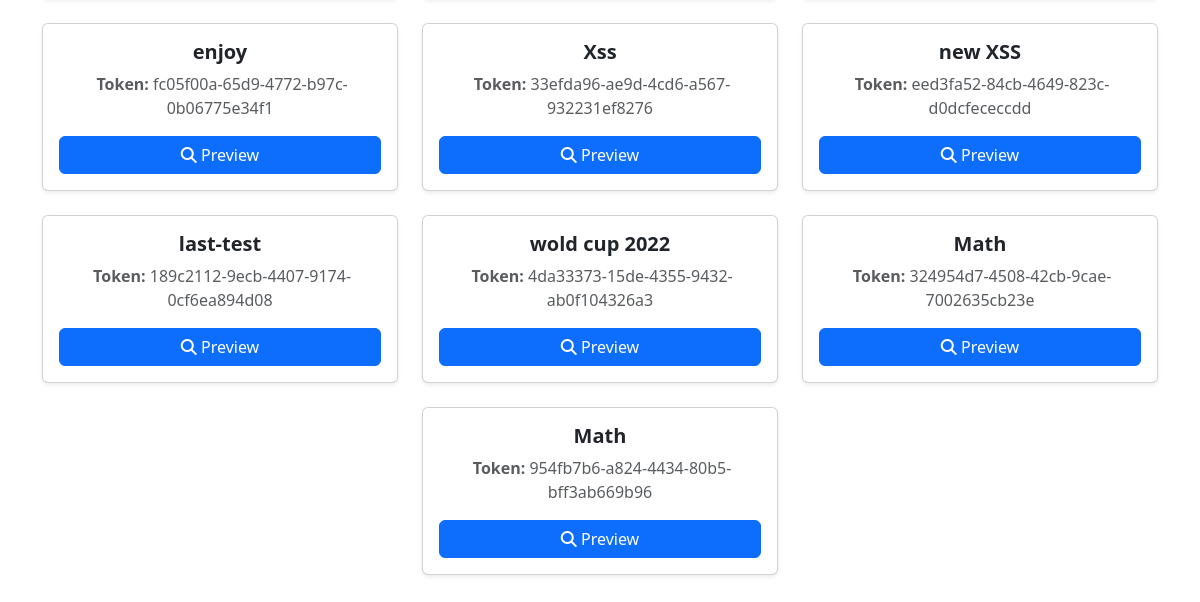
/past (signed in, lower part), run on an earlier commit of the app's database.
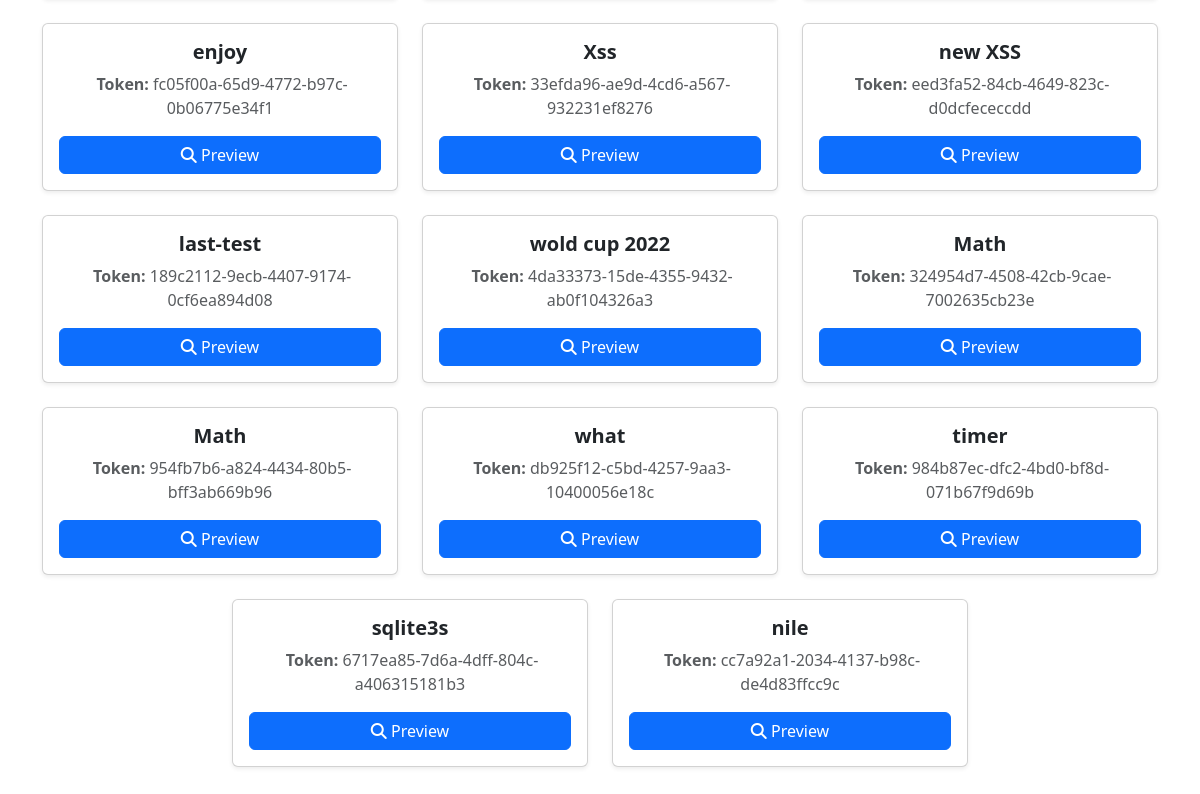
And on a later commit of the database.
### tables this page shows
CREATE TABLE exams (
    id INTEGER PRIMARY KEY AUTOINCREMENT,
    name TEXT NOT NULL,
    created_by INTEGER NOT NULL,
    time_limit INTEGER, token TEXT, -- بالدقايق
    FOREIGN KEY (created_by) REFERENCES users(id)
);

### app.py (the view)
@app.route("/past", methods=["GET", "POST"])
@login_required
@teacher_required
def past():
    exam = query_db("SELECT * FROM exams WHERE created_by = ?", (session["user_id"],))
    return render_template("past.html", exam=exam)

### app.py (called while the page is built)
def query_db(query, args=(), one=False, commit=False):
    conn = sqlite3.connect("exams.db")
    conn.row_factory = sqlite3.Row
    cur = conn.cursor()
    cur.execute(query, args)
    if commit:
        conn.commit()
        conn.close()
        return cur.lastrowid
    rv = cur.fetchall()
    conn.close()
    return (rv[0] if rv else None) if one else [dict(row) for row in rv]

### helpers.py (called while the page is built)
def login_required(f):
    @wraps(f)
    def decorated_function(*args, **kwargs):
        if session.get("user_id") is None:
            return redirect("/login")
        return f(*args, **kwargs)
    return decorated_function

def teacher_required(f):
    @wraps(f)
    def decorated_function(*args, **kwargs):
        db.execute("SELECT role FROM users WHERE id = ?", (session.get("user_id"),))
        who = db.fetchone()
        if not who:
            return redirect("/login")
        if who["role"].lower() == "student":
            return redirect("/index")
        return f(*args, **kwargs)
    return decorated_function

### templates/past.html (shortened to what this page needs)
{% extends "layout.html" %}
{% block main %}
<div class="container py-5">
  {% if exam|length == 0 %}
  <div class="alert alert-info text-center" role="alert">
    No past exams found. Create a new one to get started! 🚀
  </div>
  {% else %}
  <div class="row justify-content-center">
    {% for i in exam %}
    <div class="col-md-4 col-sm-6 mb-4">
      <div class="card shadow-sm h-100 rounded">
        <div class="card-body text-center">
          <h5 class="card-title fw-bold">{{ i.name }}</h5>
          <p class="card-text text-muted">
            <strong> Token:</strong> {{ i.token }}
          </p>
          <a href="/exam/preview/{{ i.token }}" class="btn btn-primary w-100">
            <i class="fa-solid fa-magnifying-glass"></i> Preview
          </a>
        </div>
      </div>
    </div>
    {% endfor %}
  </div>
  {% endif %}
</div>
{% endblock %}

### templates/layout.html (shortened to what this page needs)
<!DOCTYPE html>
<html lang="en">
<head>
      <link
        rel="stylesheet"
        href="https://site-assets.fontawesome.com/releases/v6.7.2/css/all.css"
      >
      <link
        rel="stylesheet"
        href="https://site-assets.fontawesome.com/releases/v6.7.2/css/sharp-solid.css"
      >
      <link
        rel="stylesheet"
        href="https://site-assets.fontawesome.com/releases/v6.7.2/css/sharp-regular.css"
      >
      <link
        rel="stylesheet"
        href="https://site-assets.fontawesome.com/releases/v6.7.2/css/sharp-light.css"
      >
      <link
        rel="stylesheet"
        href="https://site-assets.fontawesome.com/releases/v6.7.2/css/duotone.css"
      />
      <link
        rel="stylesheet"
        href="https://site-assets.fontawesome.com/releases/v6.7.2/css/brands.css"
      />
      <link href="https://cdn.jsdelivr.net/npm/bootstrap@5.3.0/dist/css/bootstrap.min.css" rel="stylesheet">
      <link rel="stylesheet" href="https://cdnjs.cloudflare.com/ajax/libs/animate.css/4.1.1/animate.min.css"/>
</head>
<body>
    <main class="mt-4">
        {% block main %}{% endblock %}
    </main>
</body>
</html>

What changed in the data, as far as the page shows it:
added exams: name "what", token "db925f12-c5bd-4257-9aa3-10400056e18c"
added exams: name "timer", token "984b87ec-dfc2-4bd0-bf8d-071b67f9d69b"
added exams: name "sqlite3s", token "6717ea85-7d6a-4dff-804c-a406315181b3"
added exams: name "nile", token "cc7a92a1-2034-4137-b98c-de4d83ffcc9c"
